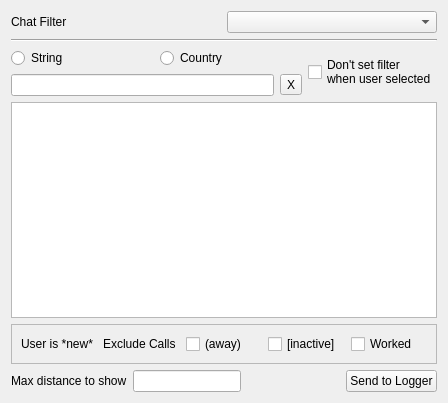
<?xml version="1.0" encoding="UTF-8"?>
<ui version="4.0">
 <class>KSTCallsFrame</class>
 <widget class="QFrame" name="KSTCallsFrame">
  <property name="geometry">
   <rect>
    <x>0</x>
    <y>0</y>
    <width>448</width>
    <height>403</height>
   </rect>
  </property>
  <property name="frameShape">
   <enum>QFrame::Shape::NoFrame</enum>
  </property>
  <layout class="QVBoxLayout" name="verticalLayout_2">
   <item>
    <layout class="QHBoxLayout" name="horizontalLayout_12">
     <item>
      <widget class="QLabel" name="label">
       <property name="text">
        <string>Chat Filter</string>
       </property>
      </widget>
     </item>
     <item>
      <widget class="QComboBox" name="CSChatFilter">
       <property name="toolTip">
        <string>Only show users for this band</string>
       </property>
      </widget>
     </item>
    </layout>
   </item>
   <item>
    <widget class="Line" name="line">
     <property name="orientation">
      <enum>Qt::Orientation::Horizontal</enum>
     </property>
    </widget>
   </item>
   <item>
    <layout class="QHBoxLayout" name="horizontalLayout_2">
     <item>
      <layout class="QVBoxLayout" name="verticalLayout">
       <item>
        <layout class="QHBoxLayout" name="horizontalLayout">
         <item>
          <widget class="QRadioButton" name="stringRb">
           <property name="text">
            <string>String</string>
           </property>
           <attribute name="buttonGroup">
            <string notr="true">callStringButtonGroup</string>
           </attribute>
          </widget>
         </item>
         <item>
          <widget class="QRadioButton" name="countryRb">
           <property name="text">
            <string>Country</string>
           </property>
           <attribute name="buttonGroup">
            <string notr="true">callStringButtonGroup</string>
           </attribute>
          </widget>
         </item>
        </layout>
       </item>
       <item>
        <layout class="QHBoxLayout" name="horizontalLayout_13">
         <item>
          <widget class="QLineEdit" name="CSFilter">
           <property name="toolTip">
            <string>Look for any of these strings/countries (space separated) in users</string>
           </property>
           <property name="clearButtonEnabled">
            <bool>true</bool>
           </property>
          </widget>
         </item>
         <item>
          <widget class="QToolButton" name="clearUserFilter">
           <property name="toolTip">
            <string>Clear the user filters</string>
           </property>
           <property name="text">
            <string>X</string>
           </property>
          </widget>
         </item>
        </layout>
       </item>
      </layout>
     </item>
     <item>
      <widget class="QCheckBox" name="noSetCallcb">
       <property name="text">
        <string>Don't set filter
when user selected</string>
       </property>
      </widget>
     </item>
    </layout>
   </item>
   <item>
    <widget class="QTableView" name="CSTable">
     <property name="alternatingRowColors">
      <bool>true</bool>
     </property>
     <property name="selectionMode">
      <enum>QAbstractItemView::SelectionMode::ExtendedSelection</enum>
     </property>
     <property name="selectionBehavior">
      <enum>QAbstractItemView::SelectionBehavior::SelectRows</enum>
     </property>
     <property name="sortingEnabled">
      <bool>true</bool>
     </property>
     <property name="cornerButtonEnabled">
      <bool>false</bool>
     </property>
    </widget>
   </item>
   <item>
    <widget class="QFrame" name="frame">
     <property name="frameShape">
      <enum>QFrame::Shape::StyledPanel</enum>
     </property>
     <property name="frameShadow">
      <enum>QFrame::Shadow::Raised</enum>
     </property>
     <layout class="QHBoxLayout" name="horizontalLayout_14">
      <item>
       <widget class="QLabel" name="label_9">
        <property name="text">
         <string>User is *new*</string>
        </property>
       </widget>
      </item>
      <item>
       <widget class="QLabel" name="label_10">
        <property name="text">
         <string>Exclude Calls</string>
        </property>
       </widget>
      </item>
      <item>
       <widget class="QCheckBox" name="awayCallscb">
        <property name="text">
         <string>(away)</string>
        </property>
       </widget>
      </item>
      <item>
       <widget class="QCheckBox" name="inactiveCallscb">
        <property name="text">
         <string>[inactive]</string>
        </property>
       </widget>
      </item>
      <item>
       <widget class="QCheckBox" name="workedCallscb">
        <property name="text">
         <string>Worked</string>
        </property>
       </widget>
      </item>
     </layout>
    </widget>
   </item>
   <item>
    <layout class="QHBoxLayout" name="horizontalLayout_10">
     <item>
      <widget class="QLabel" name="label_7">
       <property name="text">
        <string>Max distance to show</string>
       </property>
      </widget>
     </item>
     <item>
      <widget class="QLineEdit" name="maxDistanceEdit">
       <property name="clearButtonEnabled">
        <bool>true</bool>
       </property>
      </widget>
     </item>
     <item>
      <spacer name="horizontalSpacer_6">
       <property name="orientation">
        <enum>Qt::Orientation::Horizontal</enum>
       </property>
       <property name="sizeHint" stdset="0">
        <size>
         <width>40</width>
         <height>20</height>
        </size>
       </property>
      </spacer>
     </item>
     <item>
      <widget class="QPushButton" name="loggerXferButton">
       <property name="text">
        <string>Send to Logger</string>
       </property>
      </widget>
     </item>
    </layout>
   </item>
  </layout>
 </widget>
 <resources/>
 <connections/>
 <buttongroups>
  <buttongroup name="callStringButtonGroup"/>
 </buttongroups>
</ui>
